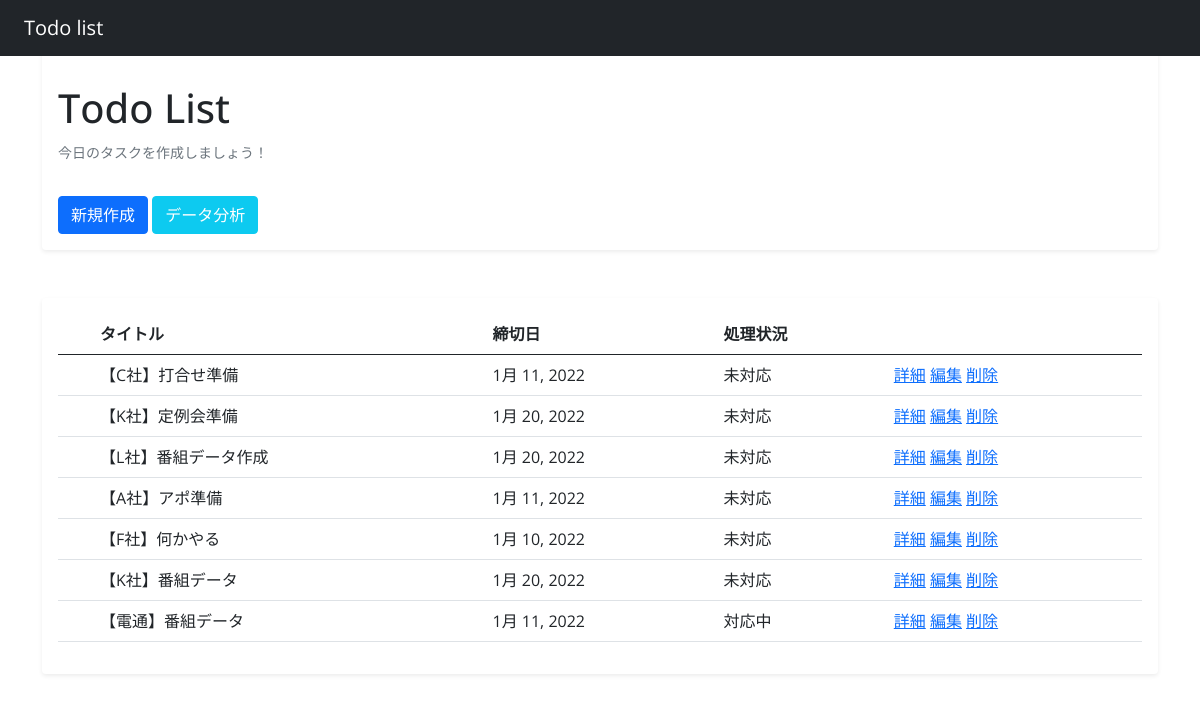
/, run on an earlier commit of the app's database.
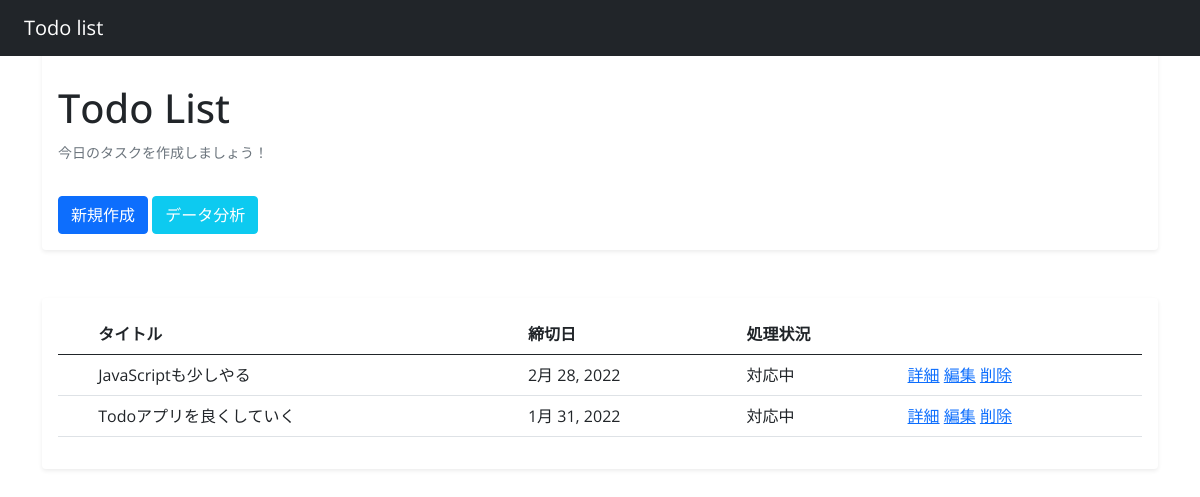
And on a later commit of the database.
### todo/models.py (models this page shows, shortened)
class Todo(models.Model):
    title = models.CharField(
        "タスク名",
        max_length=30,
        help_text='【社名】を記載してください')
    description = models.TextField(
        "詳細",
        blank=True,
        help_text='作成物の対象期間や属性などの詳細を記入してください')
    deadline = models.DateField(
        "締切")
    category = models.ForeignKey(
        TodoCategory,
        on_delete=models.CASCADE,
        verbose_name="業務種別")
    status = models.ForeignKey(
        TodoStatus,
        on_delete=models.CASCADE,
        verbose_name="処理状況")
    created_at = models.DateTimeField(
        verbose_name="登録日時",
        auto_now_add=True)
    updated_at = models.DateTimeField(
        verbose_name="更新日時",
        auto_now=True
    )

class TodoStatus(models.Model):
    name = models.CharField(
        '処理状況',
        max_length=255,
        blank=True,
        null=True,
        unique=True)
    def __str__(self):
        return self.name

### todo/views.py (the view)
# urls.py: path("", TodoList.as_view(), name="list"),
class TodoList(ListView):
    model = Todo
    context_object_name = "tasks"

### todo/templates/todo/todo_list.html (shortened to what this page needs)
{% extends 'todo/base.html' %}
{% block header %}
<h1><div class="mt-5">Todo List</div></h1>
<small class="text-muted">今日のタスクを作成しましょう！</small>
<br>
<a class="btn btn-primary" href="{% url 'create' %}">新規作成</a>
<a class="btn btn-info text-white" href="{% url 'analysis' %}">データ分析</a>
{% endblock header %}
{% block content %}
<div class="shadow-sm p-3 mb-5 bg-white rounded">
    <table class="table">
        <thead>
            <tr>
            <th scope="col"></th>
            <th scope="col">タイトル</th>
            <th scope="col">締切日</th>
            <th scope="col">処理状況</th>
            <th scope="col"></th>
            </tr>
        </thead>
        <tbody>
            {% for task in tasks %}
            {% if task.status|stringformat:"s" != "完了済" %}
            <tr>
                <td></td>
                <td>{{ task.title }}</td>
                <td>{{ task.deadline }}</td>
                <td>{{ task.status }}</td>
                <td>
                    <a href="{% url 'detail' task.pk %}">詳細</a>
                    <a href="{% url 'update' task.pk %}">編集</a>
                    <a href="{% url 'delete' task.pk %}">削除</a>
                </td>
            </tr>
            {% endif %}
            {% endfor %}
        </tbody>
    </table>
</div>
{% endblock content %}

What changed in the data, as far as the page shows it:
removed Todo: title "【C社】打合せ準備", deadline "1月 11, 2022", status "未対応"
removed Todo: title "【K社】定例会準備", deadline "1月 20, 2022", status "未対応"
no longer on this page (row edited): Todo: title "【L社】番組データ作成", deadline "1月 20, 2022", status "未対応"
no longer on this page (row edited): Todo: title "【A社】アポ準備", deadline "1月 11, 2022", status "未対応"
removed Todo: title "【F社】何かやる", deadline "1月 10, 2022", status "未対応"
no longer on this page (row edited): Todo: title "【K社】番組データ", deadline "1月 20, 2022", status "未対応"
removed Todo: title "【電通】番組データ", deadline "1月 11, 2022", status "対応中"
added Todo: title "JavaScriptも少しやる", deadline "2月 28, 2022", status "対応中"
added Todo: title "Todoアプリを良くしていく", deadline "1月 31, 2022", status "対応中"
